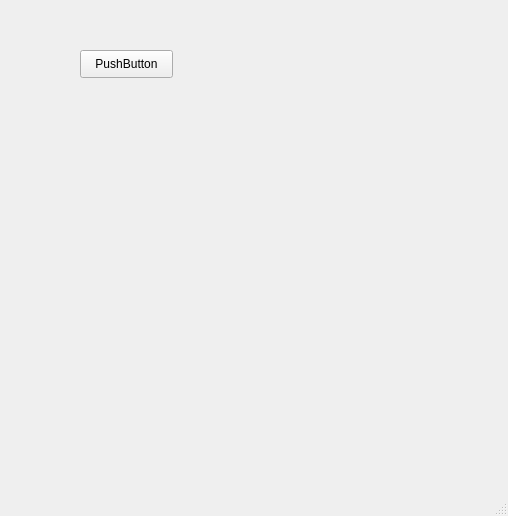
<?xml version="1.0" encoding="UTF-8"?>
<ui version="4.0">
 <class>MainWindow</class>
 <widget class="QMainWindow" name="MainWindow">
  <property name="geometry">
   <rect>
    <x>0</x>
    <y>0</y>
    <width>508</width>
    <height>516</height>
   </rect>
  </property>
  <property name="windowTitle">
   <string>MainWindow</string>
  </property>
  <widget class="QWidget" name="centralwidget">
   <widget class="QPushButton" name="pushButton">
    <property name="geometry">
     <rect>
      <x>80</x>
      <y>50</y>
      <width>93</width>
      <height>28</height>
     </rect>
    </property>
    <property name="text">
     <string>PushButton</string>
    </property>
   </widget>
  </widget>
  <widget class="QMenuBar" name="menubar">
   <property name="geometry">
    <rect>
     <x>0</x>
     <y>0</y>
     <width>508</width>
     <height>26</height>
    </rect>
   </property>
  </widget>
  <widget class="QStatusBar" name="statusbar"/>
 </widget>
 <resources/>
 <connections/>
</ui>
